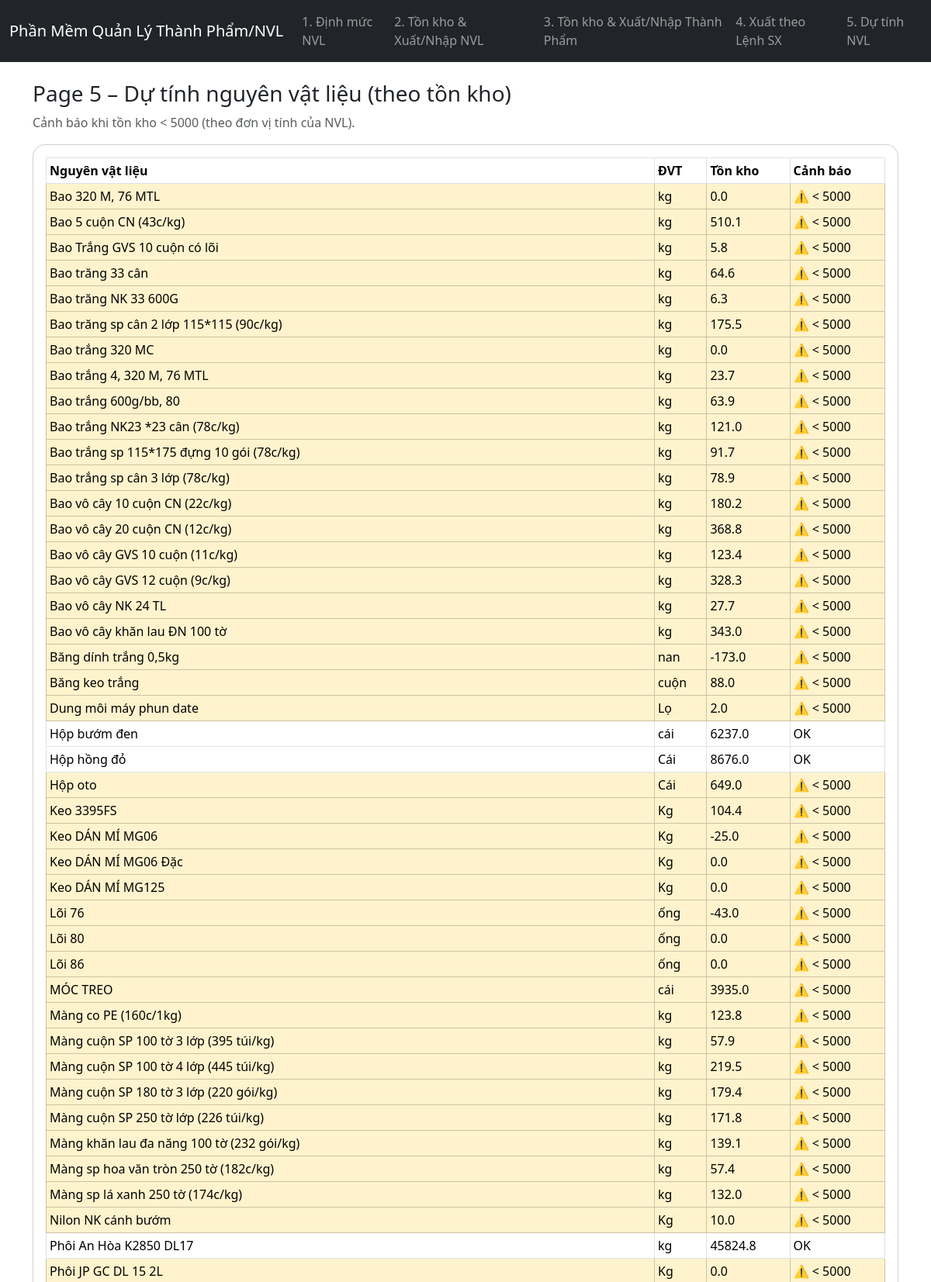
The app's page /projections/ (upper part) with its own data.
### materials_app/models.py (models this page shows, shortened)
class Material(db.Model):
    __tablename__ = "materials"
    id = db.Column(db.Integer, primary_key=True)
    name = db.Column(db.String(120), unique=True, nullable=False)
    uom = db.Column(db.String(32), nullable=False)
    reorder_point = db.Column(db.Float, default=0.0)  # optional alert point

### materials_app/routes/projections.py (the view)
@bp.route("/")
def projection_page():
    THRESHOLD = 5000  # Cảnh báo nếu tồn < 1000 (đơn vị NVL)
    rows_db = (
        db.session.query(
            Material.id,
            Material.name,
            Material.uom,
            func.coalesce(Inventory.qty_on_hand, 0.0).label("qty_on_hand"),
        )
        .outerjoin(Inventory, Inventory.material_id == Material.id)
        .order_by(Material.name)
        .all()
    )
    rows = []
    for mid, name, uom, qty in rows_db:
        inv_qty = float(qty or 0.0)
        rows.append({
            "material": name,
            "uom": uom or "",             # dùng key 'uom'
            "material_uom": uom or "",    # thêm key 'material_uom' cho template cũ
            "inventory": inv_qty,
            "alert": inv_qty < THRESHOLD,
        })
    return render_template("projections.html", rows=rows, threshold=THRESHOLD)

### materials_app/templates/projections.html
{% extends 'base.html' %}
{% block content %}
<h3>Page 5 – Dự tính nguyên vật liệu (theo tồn kho)</h3>
<p class="text-muted">Cảnh báo khi tồn kho &lt; {{ threshold }} (theo đơn vị tính của NVL).</p>
<div class="card">
  <div class="card-body table-responsive">
    <table class="table table-sm table-bordered align-middle">
      <thead>
        <tr>
          <th>Nguyên vật liệu</th>
          <th>ĐVT</th>
          <th>Tồn kho</th>
          <th>Cảnh báo</th>
        </tr>
      </thead>
      <tbody>
        {% for r in rows %}
        <tr class="{{ 'table-warning' if r.alert else '' }}">
          <td>{{ r.material }}</td>
          <td>{{ r.uom }}</td>
          <td>{{ '%.1f'|format(r.inventory) }}</td>
          <td>{% if r.alert %}⚠️ &lt; {{ threshold }}{% else %}OK{% endif %}</td>
        </tr>
        {% endfor %}
      </tbody>
    </table>
  </div>
</div>
{% endblock %}

### materials_app/static/styles.css (style rules this page uses)
table td, table th { white-space: nowrap; }
.card { border-radius: 1rem; }

### records on screen
Material: material "Bao 320 M, 76 MTL", uom "kg", inventory "0.0", threshold "5000"
Material: material "Bao 5 cuộn CN (43c/kg)", uom "kg", inventory "510.1", threshold "5000"
Material: material "Bao Trắng GVS 10 cuộn có lõi", uom "kg", inventory "5.8", threshold "5000"
Material: material "Bao trăng 33 cân", uom "kg", inventory "64.6", threshold "5000"
Material: material "Bao trăng NK 33 600G", uom "kg", inventory "6.3", threshold "5000"
Material: material "Bao trăng sp cân 2 lớp 115*115 (90c/kg)", uom "kg", inventory "175.5", threshold "5000"
Material: material "Bao trắng 320 MC", uom "kg", inventory "0.0", threshold "5000"
Material: material "Bao trắng 4, 320 M, 76 MTL", uom "kg", inventory "23.7", threshold "5000"
Material: material "Bao trắng 600g/bb, 80", uom "kg", inventory "63.9", threshold "5000"
Material: material "Bao trắng NK23 *23 cân (78c/kg)", uom "kg", inventory "121.0", threshold "5000"
Material: material "Bao trắng sp 115*175 đựng 10 gói (78c/kg)", uom "kg", inventory "91.7", threshold "5000"
Material: material "Bao trắng sp cân 3 lớp (78c/kg)", uom "kg", inventory "78.9", threshold "5000"
Material: material "Bao vô cây 10 cuộn CN (22c/kg)", uom "kg", inventory "180.2", threshold "5000"
Material: material "Bao vô cây 20 cuộn CN (12c/kg)", uom "kg", inventory "368.8", threshold "5000"
Material: material "Bao vô cây GVS 10 cuộn (11c/kg)", uom "kg", inventory "123.4", threshold "5000"
Material: material "Bao vô cây GVS 12 cuộn (9c/kg)", uom "kg", inventory "328.3", threshold "5000"
Material: material "Bao vô cây NK 24 TL", uom "kg", inventory "27.7", threshold "5000"
Material: material "Bao vô cây khăn lau ĐN 100 tờ", uom "kg", inventory "343.0", threshold "5000"
Material: material "Băng dính trắng 0,5kg", uom "nan", inventory "-173.0", threshold "5000"
Material: material "Băng keo trắng", uom "cuộn", inventory "88.0", threshold "5000"
Material: material "Dung môi máy phun date", uom "Lọ", inventory "2.0", threshold "5000"
Material: material "Hộp bướm đen", uom "cái", inventory "6237.0", shows "OK"
Material: material "Hộp hồng đỏ", uom "Cái", inventory "8676.0", shows "OK"
Material: material "Hộp oto", uom "Cái", inventory "649.0", threshold "5000"
Material: material "Keo 3395FS", uom "Kg", inventory "104.4", threshold "5000"
Material: material "Keo DÁN MÍ MG06", uom "Kg", inventory "-25.0", threshold "5000"
Material: material "Keo DÁN MÍ MG06 Đặc", uom "Kg", inventory "0.0", threshold "5000"
Material: material "Keo DÁN MÍ MG125", uom "Kg", inventory "0.0", threshold "5000"
Material: material "Lõi 76", uom "ống", inventory "-43.0", threshold "5000"
Material: material "Lõi 80", uom "ống", inventory "0.0", threshold "5000"
Material: material "Lõi 86", uom "ống", inventory "0.0", threshold "5000"
Material: material "MÓC TREO", uom "cái", inventory "3935.0", threshold "5000"
Material: material "Màng co PE (160c/1kg)", uom "kg", inventory "123.8", threshold "5000"
Material: material "Màng cuộn SP 100 tờ 3 lớp (395 túi/kg)", uom "kg", inventory "57.9", threshold "5000"
Material: material "Màng cuộn SP 100 tờ 4 lớp (445 túi/kg)", uom "kg", inventory "219.5", threshold "5000"
Material: material "Màng cuộn SP 180 tờ 3 lớp (220 gói/kg)", uom "kg", inventory "179.4", threshold "5000"
Material: material "Màng cuộn SP 250 tờ lớp (226 túi/kg)", uom "kg", inventory "171.8", threshold "5000"
Material: material "Màng khăn lau đa năng 100 tờ (232 gói/kg)", uom "kg", inventory "139.1", threshold "5000"
Material: material "Màng sp hoa văn tròn 250 tờ (182c/kg)", uom "kg", inventory "57.4", threshold "5000"
Material: material "Màng sp lá xanh 250 tờ (174c/kg)", uom "kg", inventory "132.0", threshold "5000"
Material: material "Nilon NK cánh bướm", uom "Kg", inventory "10.0", threshold "5000"
Material: material "Phôi An Hòa K2850 DL17", uom "kg", inventory "45824.8", shows "OK"
Material: material "Phôi JP GC DL 15 2L", uom "Kg", inventory "0.0", threshold "5000"

### other values on screen
{{ threshold }} "5000"
